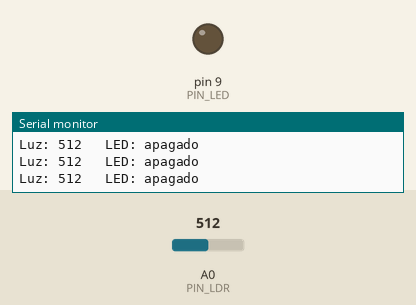
Simulated run of this sketch. Board: Arduino Uno, built with avr-gcc and run on an emulated ATmega328P. Shown: output pins drawn as LEDs (lit = HIGH), the last lines printed to the serial monitor. The test bench sets the inputs (shaded band); at power-on: A0 (PIN_LDR) = 512.

Above: at 1.2 s.
1.3 s: A0 (PIN_LDR) set to 366
2.8 s: A0 (PIN_LDR) set to 333
At 4.0 s:
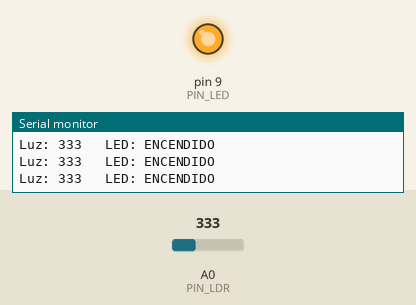
4.3 s: A0 (PIN_LDR) set to 433
5.8 s: A0 (PIN_LDR) set to 459
At 6.6 s:
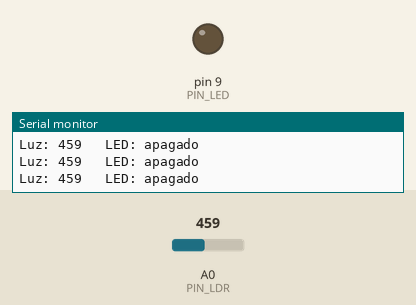
7.3 s: A0 (PIN_LDR) set to 340
At 8.0 s:
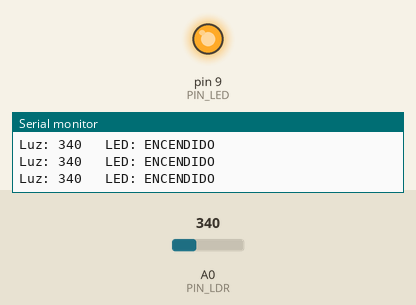
Timing chart, 0 to 9.9 s (numbered marks = the images above; inputs shaded):
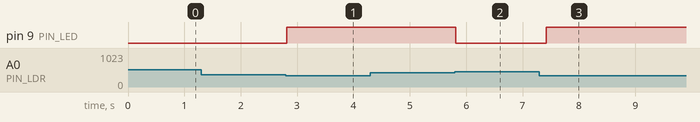

The sketch:

U1-E04-luz-automatica-ldr.ino
```cpp
/* ============================================================
   Unidad 1 - Arduino Uno R3
   EJERCICIO U1-E04 - Luz automatica con fotorresistencia
                                                  Nivel: intermedio
   ------------------------------------------------------------
   Se practica: divisor de tension y decision por umbral.
   Materiales:  LDR, resistencia de 10 k, LED, resistencia 220 ohm.
   Montaje (divisor de tension):
                5V ---- LDR ----+---- 10k ---- GND
                                |
                                A0
                Con mas luz la LDR baja su resistencia y la
                lectura en A0 SUBE.
   ------------------------------------------------------------
   Autor: Francisco J. Agurto
   ============================================================ */

const byte PIN_LDR = A0;
const byte PIN_LED = 9;

// Dos umbrales en lugar de uno: esto se llama HISTERESIS y evita
// que el LED parpadee sin control cuando la luz queda justo en
// el limite. Ajustelos observando el monitor serie.
const int UMBRAL_ENCENDER = 350;   // por debajo de esto: esta oscuro
const int UMBRAL_APAGAR   = 450;   // por encima de esto: hay luz

bool luzEncendida = false;

void setup() {
  pinMode(PIN_LED, OUTPUT);
  Serial.begin(9600);
  Serial.println(F("U1-E04 - Tape y destape la LDR para calibrar"));
}

void loop() {
  int lectura = analogRead(PIN_LDR);

  if (!luzEncendida && lectura < UMBRAL_ENCENDER) {
    luzEncendida = true;
  } else if (luzEncendida && lectura > UMBRAL_APAGAR) {
    luzEncendida = false;
  }

  digitalWrite(PIN_LED, luzEncendida ? HIGH : LOW);

  Serial.print(F("Luz: "));
  Serial.print(lectura);
  Serial.print(F("   LED: "));
  Serial.println(luzEncendida ? F("ENCENDIDO") : F("apagado"));

  delay(200);
}
```

Measured:
- the behaviour switches between 350 and 349 on A0 (PIN_LDR) (found by bisection; images 0 and 1)
- the behaviour switches between 450 and 451 on A0 (PIN_LDR) (found by bisection; images 1 and 2)
- after the input at 2.8 s, pin 9 (PIN_LED): LOW → HIGH at once
- after the input at 5.8 s, pin 9 (PIN_LED): HIGH → LOW at once
- after the input at 7.3 s, pin 9 (PIN_LED): LOW → HIGH after 0.12 s
